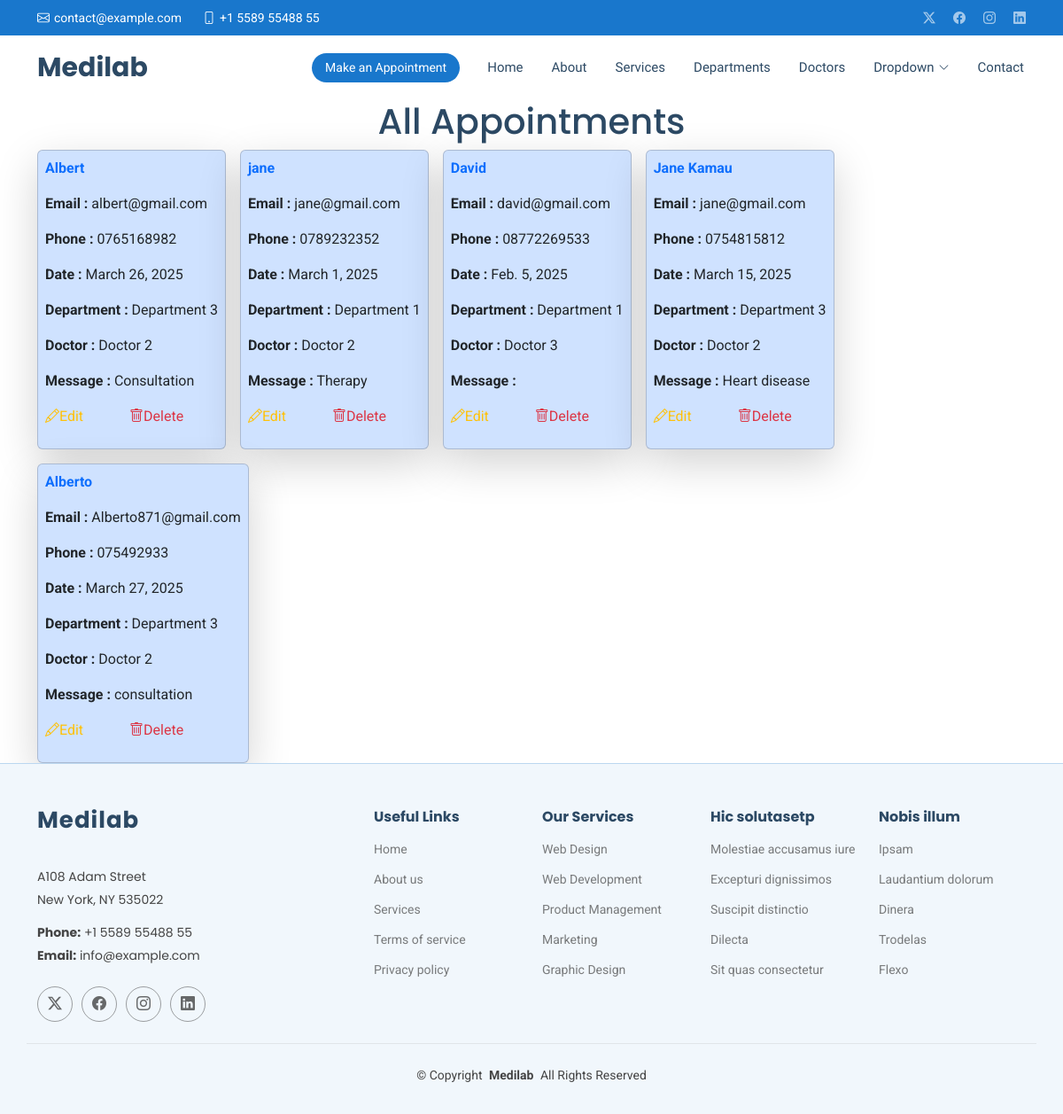
Page /show/ on the committed database.
### medapp/models.py (models this page shows, shortened)
class Appointment(models.Model):
    name = models.CharField(max_length=50)
    email = models.EmailField()
    phone = models.CharField(max_length=15)
    date = models.DateField()
    department = models.CharField(max_length=50)
    doctor = models.CharField(max_length=50)
    message = models.TextField()

### medapp/views.py (the view)
# urls.py: path('show/', views.show, name='show'),
def show (request):
    all = Appointment.objects.all()
    return render(request,'show.html',{'all':all})

### Templates/show.html (shortened to what this page needs)
{% extends 'starter-page.html' %}
{% load static %}
{% block content %}
    <h1 class="text-center">All Appointments</h1>
    <div class="container">
       <div class="d-flex gap-3 flex-wrap ">
            {% for x in all %}
            <div class="card w-30 shadow-lg p-2 bg-primary-subtle">
            <p class="text-primary fw-bold">{{ x.name }}</p>
            <p><strong>Email :</strong> {{ x.email }}</p>
            <p><strong>Phone :</strong> {{ x.phone }}</p>
            <p><strong>Date :</strong> {{ x.date }}</p>
            <p><strong>Department :</strong> {{ x.department }}</p>
            <p><strong>Doctor :</strong> {{ x.doctor }}</p>
            <p><strong>Message :</strong> {{ x.message }}</p>
            <p>
                <a href="{% url 'edit' x.id %}"class="me-5 text-warning">
                    <i  class="bi bi-pencil"></i>Edit
                </a>
                <a href="/delete/{{ x.id }}" class="text-danger">
                    <i class="bi bi-trash"></i>Delete
                </a>
            </p>
        </div>
    {% endfor %}
       </div>
   </div>
{% endblock %}

### static/assets/css/main.css (style rules this page uses)
:root { --default-font: "Roboto", system-ui, -apple-system, "Segoe UI", Roboto, "Helvetica Neue", Arial, "Noto Sans", "Liberation Sans", sans-serif, "Apple Color Emoji", "Segoe UI Emoji", "Segoe UI Symbol", "Noto Color Emoji"; --heading-font: "Poppins", sans-serif; --nav-font: "Raleway", sans-serif; }
:root { --background-color: #ffffff; --default-color: #444444; --heading-color: #2c4964; --accent-color: #1977cc; --surface-color: #ffffff; --contrast-color: #ffffff; }
:root { --nav-color: #2c4964; --nav-hover-color: #1977cc; --nav-mobile-background-color: #ffffff; --nav-dropdown-background-color: #ffffff; --nav-dropdown-color: #2c4964; --nav-dropdown-hover-color: #1977cc; }
:root { scroll-behavior: smooth; }
body { color: var(--default-color); background-color: var(--background-color); font-family: var(--default-font); }
a { color: var(--accent-color); text-decoration: none; transition: 0.3s; }
h1, h2, h3, h4, h5, h6 { color: var(--heading-color); font-family: var(--heading-font); }

### rows in the picture
Appointment: name "Albert", email "albert@gmail.com", phone "0765168982", date "March 26, 2025", department "Department 3", doctor "Doctor 2", message "Consultation"
Appointment: name "jane", email "jane@gmail.com", phone "0789232352", date "March 1, 2025", department "Department 1", doctor "Doctor 2", message "Therapy"
Appointment: name "David", email "david@gmail.com", phone "08772269533", date "Feb. 5, 2025", department "Department 1", doctor "Doctor 3"
Appointment: name "Jane Kamau", email "jane@gmail.com", phone "0754815812", date "March 15, 2025", department "Department 3", doctor "Doctor 2", message "Heart disease"
Appointment: name "Alberto", email "Alberto871@gmail.com", phone "075492933", date "March 27, 2025", department "Department 3", doctor "Doctor 2", message "consultation"
